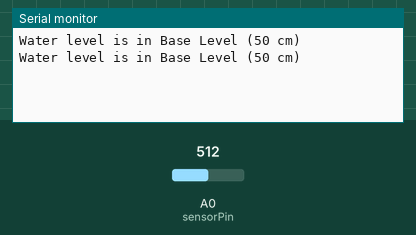
Simulated run of this sketch. Board: Arduino Uno, built with avr-gcc and run on an emulated ATmega328P. Parts: the last lines printed to the serial monitor. The inputs (shaded band) are chosen by the test bench; at power-on: A0 (sensorPin) = 512.

Above: at 1.8 s.
1.9 s: A0 (sensorPin) set to 537
At 2.8 s:
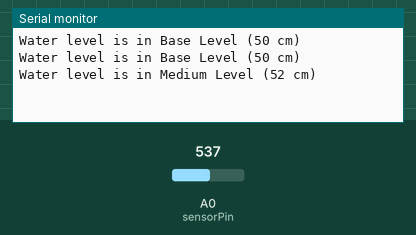
4.5 s: A0 (sensorPin) set to 718
At 5.7 s:
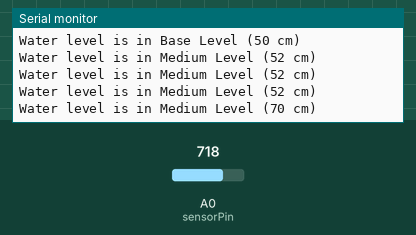
6.0 s: A0 (sensorPin) set to 741
At 6.5 s:
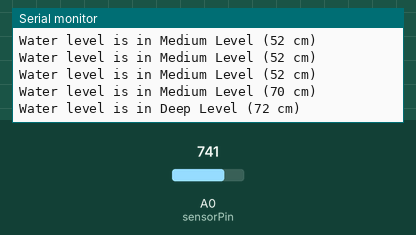

The sketch:

sketch_aug28a_Water_level_detection.ino
```cpp
// Sensor pins
#define sensorPower 7
#define sensorPin A0

void setup() {
  pinMode(sensorPower, OUTPUT); // Set D7 as an OUTPUT
  digitalWrite(sensorPower, LOW); // Initially turn the sensor OFF
  Serial.begin(9600);
}

void loop() {
  int sensorValue = analogRead(sensorPin);
  int waterLevelCm = map(sensorValue, 0, 1023, 0, 100); // Adjust mapping if needed

  // Determine water level based on distance thresholds
  String levelDescription;
  if (waterLevelCm <= 50) {
    levelDescription = "Base Level";
  } else if (waterLevelCm <= 70) {
    levelDescription = "Medium Level";
  } else {
    levelDescription = "Deep Level";
  }

  Serial.print("Water level is in ");
  Serial.print(levelDescription);
  Serial.print(" (");
  Serial.print(waterLevelCm);
  Serial.println(" cm)");

  delay(1000);
}
```

Measured:
- the behaviour switches between 521 and 522 on A0 (sensorPin) (found by bisection; images 0 and 1)
- the behaviour switches between 726 and 727 on A0 (sensorPin) (found by bisection; images 2 and 3)
- after the input at 1.9 s, the serial monitor: prints a new line after 0.10 s (image 1)
- after the input at 4.5 s, the serial monitor: prints a new line after 0.50 s (image 2)
- after the input at 6.0 s, the serial monitor: prints a new line at once (image 3)
